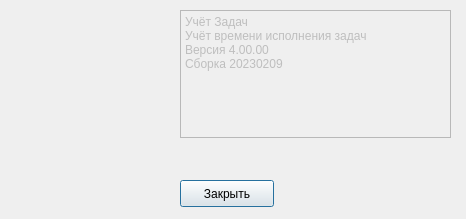
<?xml version="1.0" encoding="UTF-8"?>
<ui version="4.0">
 <class>aboutDialog</class>
 <widget class="QDialog" name="aboutDialog">
  <property name="enabled">
   <bool>true</bool>
  </property>
  <property name="geometry">
   <rect>
    <x>0</x>
    <y>0</y>
    <width>466</width>
    <height>219</height>
   </rect>
  </property>
  <property name="windowTitle">
   <string>О программе</string>
  </property>
  <property name="modal">
   <bool>true</bool>
  </property>
  <widget class="QLabel" name="label_2">
   <property name="geometry">
    <rect>
     <x>10</x>
     <y>10</y>
     <width>128</width>
     <height>128</height>
    </rect>
   </property>
   <property name="text">
    <string/>
   </property>
   <property name="pixmap">
    <pixmap resource="MainResource.qrc">:/images/Tasks128.png</pixmap>
   </property>
  </widget>
  <widget class="QPlainTextEdit" name="m_aboutText">
   <property name="enabled">
    <bool>false</bool>
   </property>
   <property name="geometry">
    <rect>
     <x>180</x>
     <y>10</y>
     <width>271</width>
     <height>128</height>
    </rect>
   </property>
   <property name="lineWrapMode">
    <enum>QPlainTextEdit::NoWrap</enum>
   </property>
   <property name="readOnly">
    <bool>false</bool>
   </property>
   <property name="plainText">
    <string>Учёт Задач 
Учёт времени исполнения задач
Версия 4.00.00
Сборка 20230209</string>
   </property>
  </widget>
  <widget class="QPushButton" name="m_closeButton">
   <property name="geometry">
    <rect>
     <x>180</x>
     <y>180</y>
     <width>94</width>
     <height>27</height>
    </rect>
   </property>
   <property name="text">
    <string>Закрыть</string>
   </property>
  </widget>
 </widget>
 <resources>
  <include location="MainResource.qrc"/>
 </resources>
 <connections/>
</ui>
